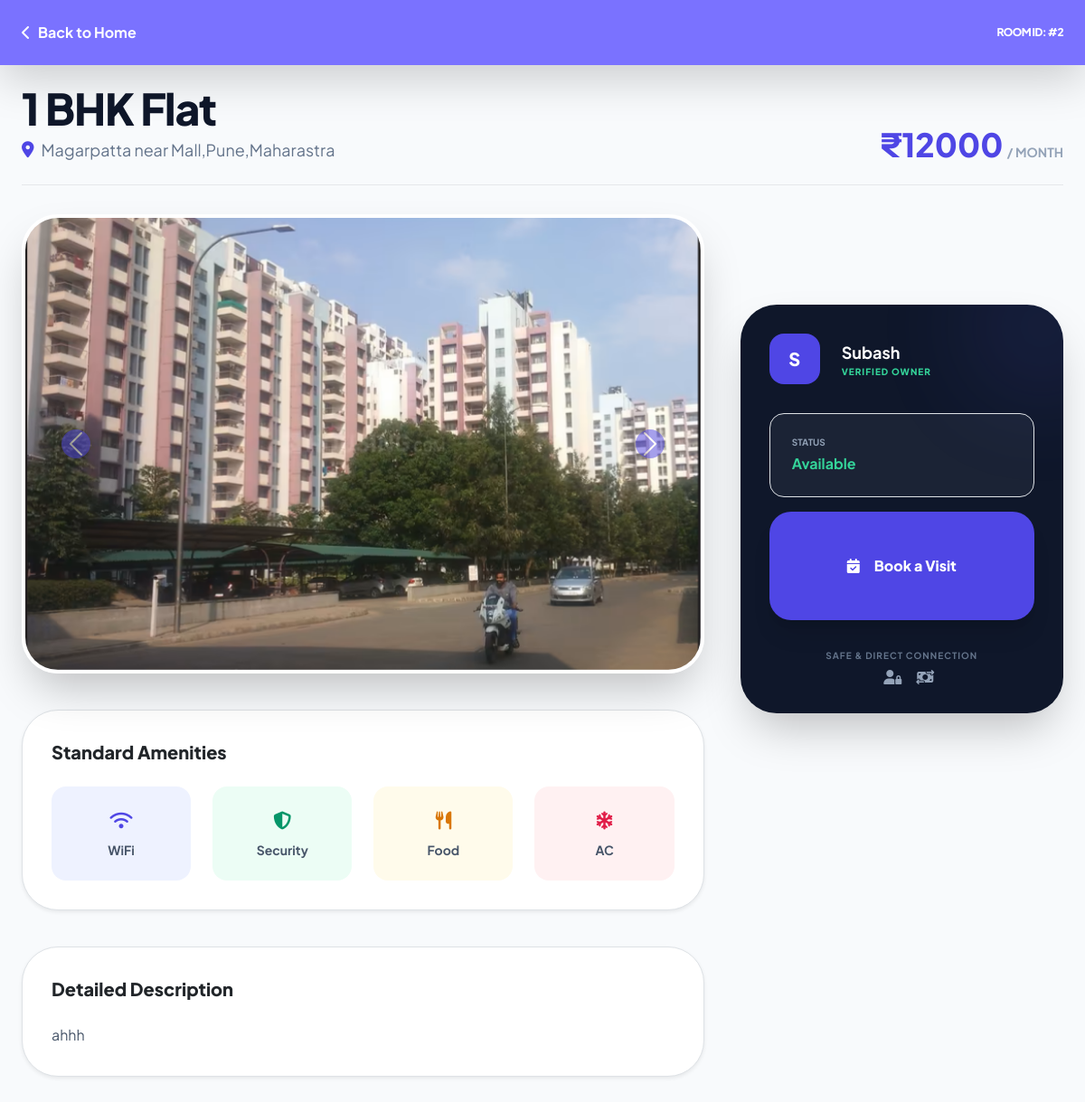
The app's page /room/2 with its own data.
### tables this page shows
CREATE TABLE rooms (
                id INTEGER PRIMARY KEY AUTOINCREMENT,
                title TEXT NOT NULL,
                description TEXT,
                rent INTEGER,
                address TEXT,
                image_filename TEXT,
                owner_id INTEGER,
                availability TEXT DEFAULT 'Available',
                amenities TEXT DEFAULT '', -- COLUMN for Chatbot Search
                FOREIGN KEY(owner_id) REFERENCES users(id)
            );

CREATE TABLE images (
                id INTEGER PRIMARY KEY AUTOINCREMENT,
                filename TEXT NOT NULL,
                caption TEXT,
                room_id INTEGER,
                approved INTEGER DEFAULT 0,
                FOREIGN KEY(room_id) REFERENCES rooms(id)
            );

CREATE TABLE users (
                id INTEGER PRIMARY KEY AUTOINCREMENT,
                username TEXT NOT NULL UNIQUE,
                password TEXT NOT NULL,
                role TEXT CHECK(role IN ('Student','Admin','Govt Employee','Owner','User')) NOT NULL,
                email TEXT DEFAULT '',
                phone TEXT DEFAULT '',
                upi_id TEXT DEFAULT ''
            );

### app.py (the view)
@app.route('/room/<int:room_id>')
def room_details(room_id):
    with get_db() as con:
        room = con.execute("""
            SELECT r.id,r.title,r.description,r.rent,r.address,r.availability,r.amenities,
                   u.username
            FROM rooms r JOIN users u ON r.owner_id=u.id
            WHERE r.id=?""",(room_id,)).fetchone()
        images = con.execute("SELECT filename FROM images WHERE room_id=? AND approved=1",(room_id,)).fetchall()
    if not room:
        flash("Room not found")
        return redirect(url_for('index'))
    return render_template("room_details.html", room=room, images=images)

### app.py (called while the page is built)
def get_db():
    con = sqlite3.connect("app.db")
    con.row_factory = sqlite3.Row
    return con

### templates/room_details.html (shortened to what this page needs)
<!DOCTYPE html>
<html lang="en">
<head>
    <script src="https://cdn.tailwindcss.com"></script>
    <link rel="stylesheet" href="https://cdnjs.cloudflare.com/ajax/libs/font-awesome/6.4.2/css/all.min.css">
    <link href="https://cdn.jsdelivr.net/npm/bootstrap@5.3.0/dist/css/bootstrap.min.css" rel="stylesheet">
</head>
<body class="bg-[#F8FAFC] pb-24 md:pb-10">
    <nav class="fixed top-0 w-full z-[1000] glass-header px-6 py-4 flex justify-between items-center text-white shadow-lg">
        <a href="/" class="flex items-center gap-2 no-underline text-white font-bold">
            <i class="fas fa-chevron-left"></i> <span>Back to Home</span>
        </a>
        <div class="font-black tracking-tighter uppercase text-xs">Room ID: #{{ room['id'] }}</div>
    </nav>
    <div class="max-w-7xl mx-auto px-4 mt-24">
        <div class="flex flex-col md:flex-row justify-between items-start md:items-end mb-8 gap-4 border-b pb-6">
            <div>
                <h1 class="text-3xl md:text-5xl font-black text-slate-900 tracking-tight">{{ room['title'] }}</h1>
                <p class="text-slate-500 mt-2 flex items-center gap-2 text-lg">
                    <i class="fas fa-location-dot text-indigo-600"></i> {{ room['address'] }}
                </p>
            </div>
            <div class="text-right">
                <span class="text-4xl font-black text-indigo-600">₹{{ room['rent'] }}<small class="text-sm text-slate-400 font-bold uppercase ml-1">/ Month</small></span>
            </div>
        </div>
        <div class="grid grid-cols-1 lg:grid-cols-3 gap-10">
            <div class="lg:col-span-2 space-y-10">
                <div class="relative rounded-[2.5rem] overflow-hidden shadow-2xl border-4 border-white">
                    {% if images %}
                        <div id="roomGallery" class="carousel slide" data-bs-ride="carousel">
                            <div class="carousel-inner">
                                {% for img in images %}
                                    <div class="carousel-item {% if loop.first %}active{% endif %}">
                                        <img src="{{ url_for('static', filename='uploads/' ~ img['filename']) }}" class="w-full h-[300px] md:h-[500px] object-cover cursor-zoom-in" onclick="openLightbox(this.src)">
                                    </div>
                                {% endfor %}
                            </div>
                            <button class="carousel-control-prev" type="button" data-bs-target="#roomGallery" data-bs-slide="prev">
                                <span class="carousel-control-prev-icon bg-indigo-600 rounded-full p-3" aria-hidden="true"></span>
                            </button>
                            <button class="carousel-control-next" type="button" data-bs-target="#roomGallery" data-bs-slide="next">
                                <span class="carousel-control-next-icon bg-indigo-600 rounded-full p-3" aria-hidden="true"></span>
                            </button>
                        </div>
                    {% else %}
                        <div class="bg-slate-100 h-80 flex flex-col items-center justify-center text-slate-400 italic">
                            <i class="fas fa-image text-5xl mb-3"></i>
                            <p>No photos available for this property</p>
                        </div>
                    {% endif %}
                </div>
                <div class="bg-white p-8 rounded-[2.5rem] shadow-sm border border-slate-100">
                    <h3 class="text-xl font-black mb-6">Standard Amenities</h3>
                    <div class="grid grid-cols-2 md:grid-cols-4 gap-4 text-sm font-bold text-slate-600">
                        <div class="p-4 bg-indigo-50 rounded-2xl flex flex-col items-center gap-2">
                            <i class="fas fa-wifi text-indigo-600 text-xl"></i> WiFi
                        </div>
                        <div class="p-4 bg-emerald-50 rounded-2xl flex flex-col items-center gap-2">
                            <i class="fas fa-shield-halved text-emerald-600 text-xl"></i> Security
                        </div>
                        <div class="p-4 bg-amber-50 rounded-2xl flex flex-col items-center gap-2">
                            <i class="fas fa-utensils text-amber-600 text-xl"></i> Food
                        </div>
                        <div class="p-4 bg-rose-50 rounded-2xl flex flex-col items-center gap-2">
                            <i class="fas fa-snowflake text-rose-600 text-xl"></i> AC
                        </div>
                    </div>
                </div>
                <div class="bg-white p-8 rounded-[2.5rem] shadow-sm border border-slate-100">
                    <h3 class="text-xl font-black mb-4">Detailed Description</h3>
                    <p class="text-slate-600 leading-relaxed whitespace-pre-wrap">{{ room['description'] }}</p>
                </div>
            </div>
            <div class="space-y-6">
                <div class="booking-sidebar bg-slate-900 p-8 rounded-[2.5rem] text-white shadow-2xl relative overflow-hidden">
                    <div class="absolute -top-10 -right-10 w-32 h-32 bg-indigo-500 opacity-20 rounded-full blur-3xl"></div>
                    <div class="relative z-10">
                        <div class="flex items-center gap-4 mb-8">
                            <div class="w-14 h-14 bg-indigo-600 rounded-2xl flex items-center justify-center text-xl font-black">
                                {{ room['username'][0].upper() }}
                            </div>
                            <div>
                                <div class="text-lg font-bold">{{ room['username'] }}</div>
                                <div class="text-[10px] text-emerald-400 uppercase tracking-widest font-black">Verified Owner</div>
                            </div>
                        </div>
                        <div class="space-y-4">
                            <div class="p-4 bg-white/5 rounded-2xl border border-white/10">
                                <p class="text-slate-400 text-[10px] uppercase font-bold mb-1">Status</p>
                                <div class="font-bold text-emerald-400">{{ room['availability'] }}</div>
                            </div>
                            {% if room['availability'] == 'Available' %}
                                <button data-bs-toggle="modal" data-bs-target="#bookingModal"
                                    class="w-full bg-indigo-600 hover:bg-indigo-700 text-white py-5 rounded-3xl font-black shadow-xl transition-all transform active:scale-95 flex items-center justify-center gap-3">
                                    <i class="fas fa-calendar-check"></i> Book a Visit
                                </button>
                            {% else %}
                                <button disabled class="w-full bg-slate-800 text-slate-500 py-5 rounded-3xl font-black cursor-not-allowed italic">
                                    Currently Occupied
                                </button>
                            {% endif %}
                        </div>
                        <div class="mt-8 text-center">
                            <p class="text-[10px] text-slate-500 uppercase tracking-widest font-bold">Safe & Direct Connection</p>
                            <div class="flex justify-center gap-3 mt-2 text-slate-400">
                                <i class="fas fa-user-lock"></i>
                                <i class="fas fa-money-bill-transfer"></i>
                            </div>
                        </div>
                    </div>
                </div>
            </div>
        </div>
    </div>
</body>
</html>

### templates/room_details.html (style rules this page uses)
body { font-family: 'Plus Jakarta Sans', sans-serif; }
.glass-header { background: rgba(108, 99, 255, 0.9); backdrop-filter: blur(10px); }
.booking-sidebar { position: sticky; top: 100px; }

### records on screen
rooms: id "2", title "1 BHK Flat", address "Magarpatta near Mall,Pune,Maharastra", rent "12000", description "ahhh", availability "Available"
images: filename (picture)
users: username "S", username "Subash"
